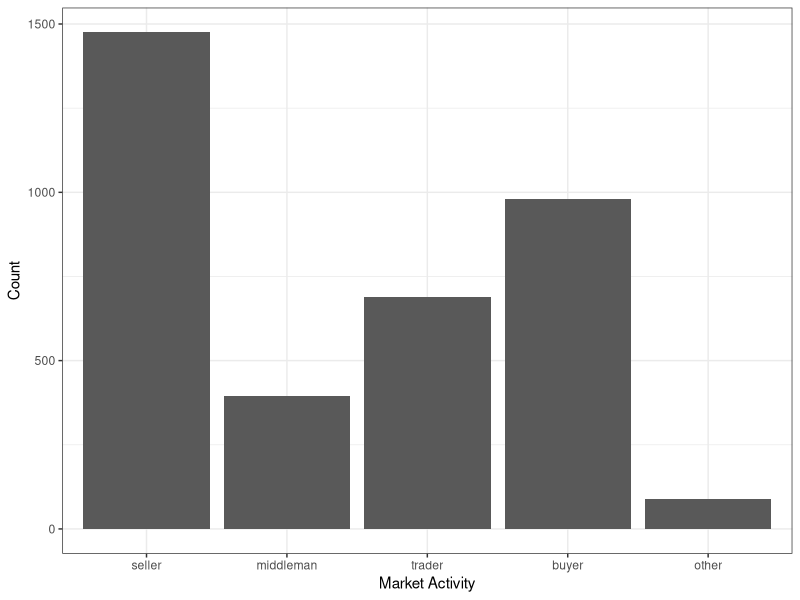
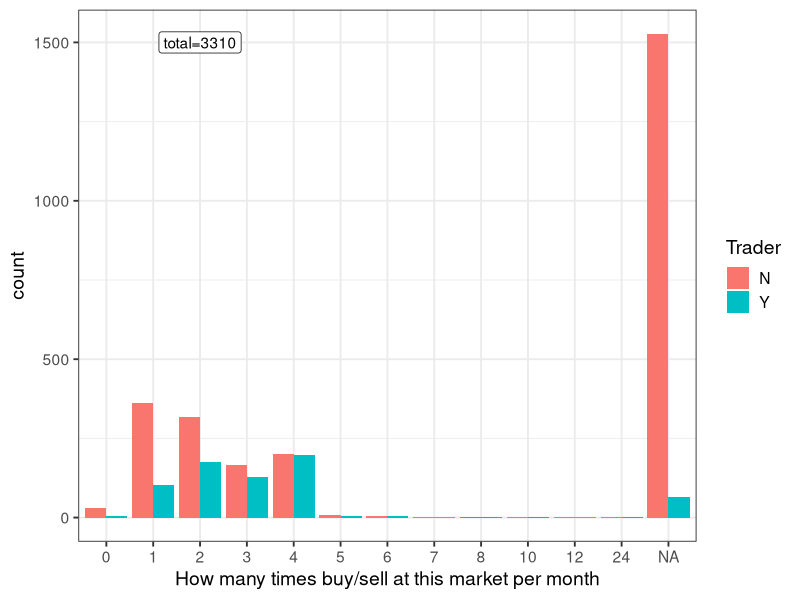
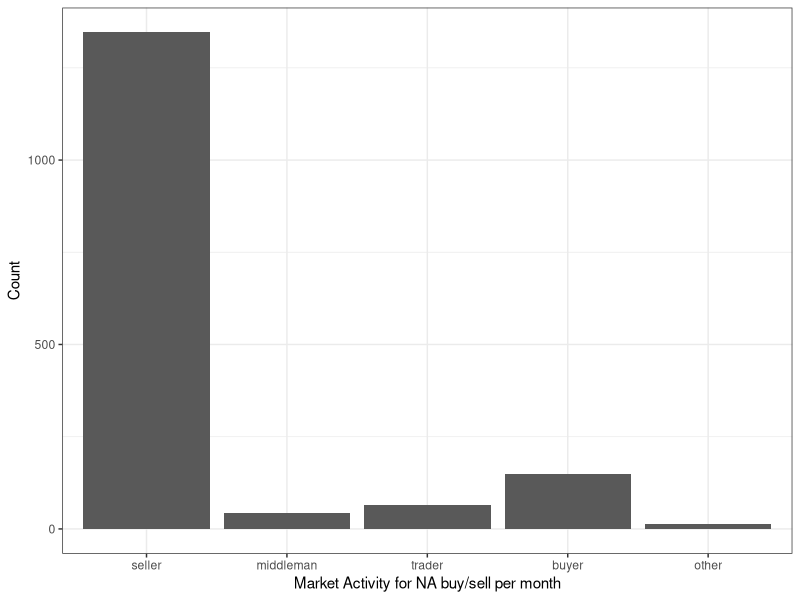
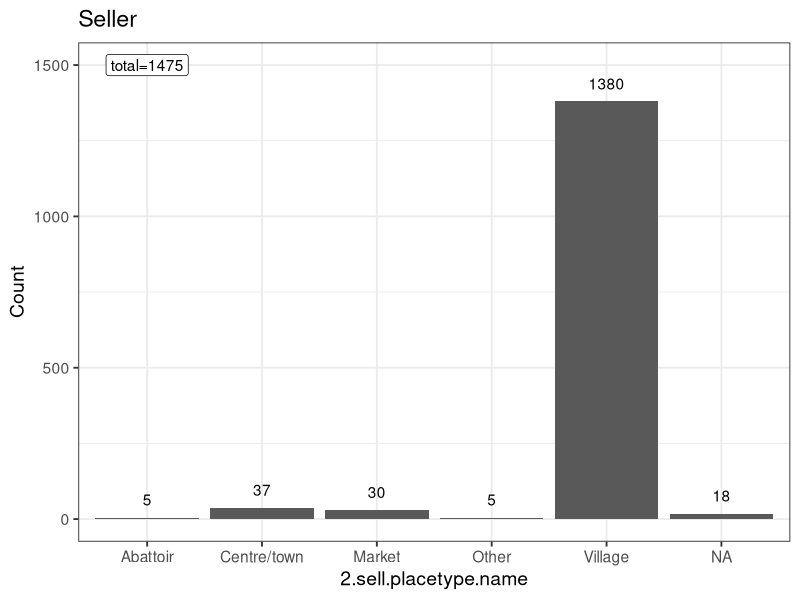
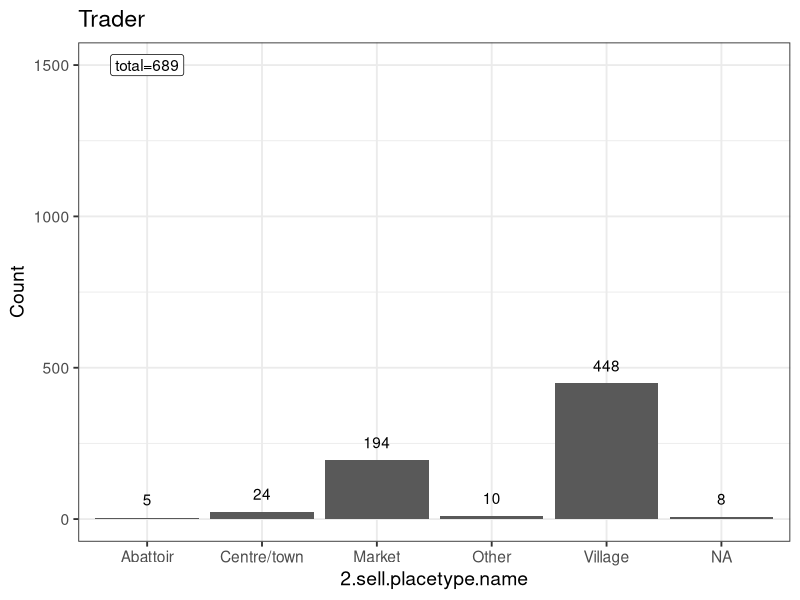
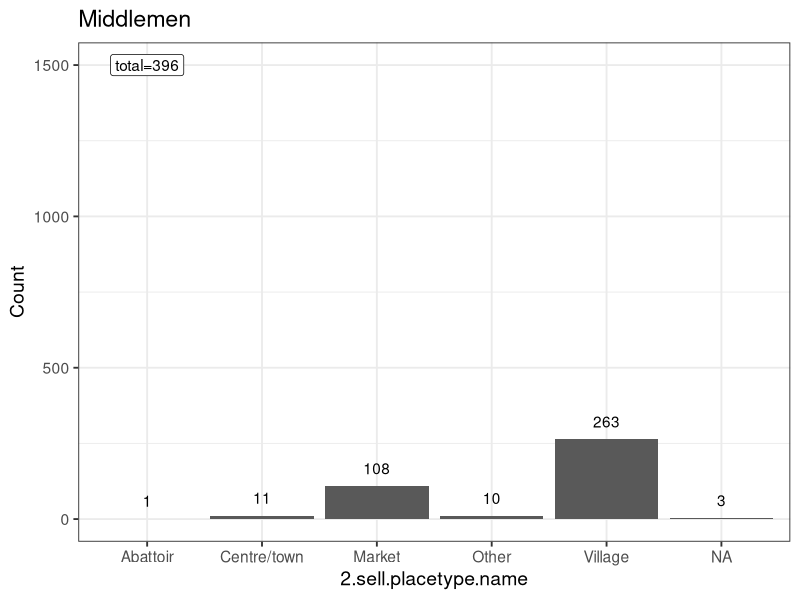
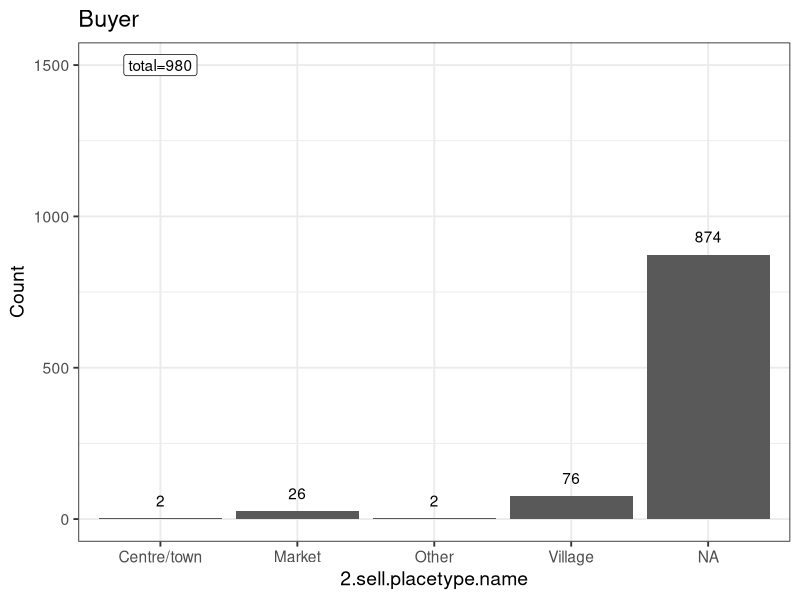
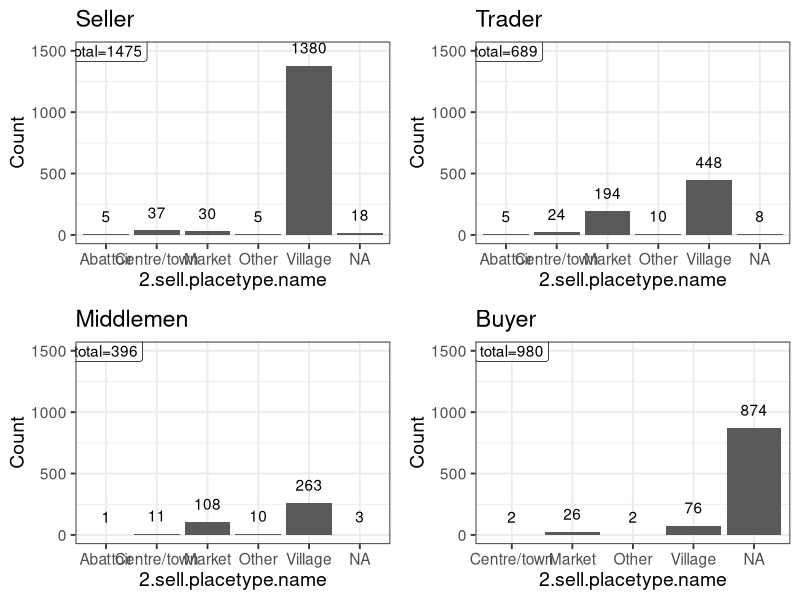

R code for these plots, in order:
## ---- chunk 1
knitr::opts_chunk$set(echo = TRUE)
## ---- chunk 2
library(readr)
library(tidyverse)
library(here)
library(knitr)
library(ggpubr)
## ---- chunk 3


# load tanzania data for market c general info and activities surveys
mrktc_mrktactivities <- read_csv(here("tanzania_data/mrktc_mrktactivities_tanzania.csv")) # load tanzania market activities df
mrktc_lkpmrkt_actvty <- read_csv(here("ecopprmarketscsvs/mrktc_lkpmrkt_actvty.csv")) # load lookup for activities
sell_placetype_lkp <- read_csv(here("ecopprmarketscsvs/mrktc_lkpsell_placetype.csv")) # load lookup for sell.placetype
placetype_lkp <- read_csv(here("ecopprmarketscsvs/mrktc_lkpplacetype.csv")) # load lookup for sell.placetype
  


## ---- chunk 4

colnames(mrktc_mrktactivities)

mrktactivities_clean <- mrktc_mrktactivities %>%
  select(
    "fid.see.mrktc.generalinfo.",
    "unique.row.id.see.mrktc.generalinfo.",
    "unique.row.id",
    "1.activities.at.market" = "1.what.are.the.activities.that.you.are.doing.in.this.market.today.",
    "1.specify.activities.at.market"="if.other.specify.5",
    "2.sell.placetype.code"= "type.of.place.see.mrktc.lkpsell.placetype.",
    "2.specify.sell.placetype"="if.other.specify",
    "2.sell.place.name" = "name.of.place.8",
    "2.sell.place.ward" = "ward.9",
    "2.sell.place.district" = "district.10",
    # "3.sell.reason"="3.what.is.your.main.reason.for.selling.these.sheep.and.or.goats.",
    # "3.specify.sell.reason"="if.other.specify.12",
    "4.sell.transport"="4.how.were.sheep.goats.transported.to.the.market.see.mrktc.lkpsell.trans.",
    "4.specify.sell.transport" = "if.other.specify.14",
    # "5.sell.other.species."="5.do.you.also.sell.other.animal.species.apart.from.sheep.and.goats.",
    # "5.sell.species.most"="if.yes.out.of.all.the.species.that.you.sell.which.species.do.you.sell.the.most.",
    # "5.specify.sell.species.most"="if.other.specify.17",
    "6.buy.transport" = "will.you.transport.the.sheep.goats.you.are.buying.today.",
    "6.buy.placetype.code"="type.of.place.see.mrktc.lkpplacetype.",
    "6.specify.buy.placetype"="if.other.specify.20",
    "6.buy.place.name" ="name.of.place.21",
    "6.buy.place.ward"="ward.22",
    "6.buy.place.district"="district.23",
    # "7.buy.reason"="7.what.is.your.main.reason.for.buying.these.small.ruminants.",
    # "7.specify.buy.reason" = "if.other.specify.25",
    "8.buy.transport.type"="8.how.will.you.transport.these.small.ruminants.that.you.are.buying.see.mrktc.lkpsell.trans.",
    "8.specify.buy.transport.type"="if.other.specify.27",
    # "9.buy.criteria"="9.what.criteria.do.you.use.to.decide.which.small.ruminants.to.buy.",
    # "9.specify.buy.criteria"="if.other.specify.29",
    # "10.buy.species.most"="10.what.other.species.of.animals.do.you.buy.apart.from.sheep.and.goats.",
    # "10.specify.buy.species.most"="if.other.specify.31",
    # "11.buy.if.prices.increase" = "11.if.the.prices.of.sheep.and.goats.increase.for.some.reason.e.g.a.shortage.of.animals.due.to.disease.will.you.still.buy.them.",
    # "11.alternative.buy.species" = "if.no.which.other.species.will.you.consider.instead.",
    # "11.specify.alternative.buy.species"="if.other.specify.34",
    # "if.yes.how.much.of.an.increase.in.the.current.price.of.sheep.and.goat.unit.price.of.live.animal.will.cause.you.to.change.your.purchasing.behaviour.to.another.animal.species",
    "12.buy.sell.per.month" = "12.how.many.times.in.a.month.do.you.buy.or.sell.sheep.and.or.goats.in.this.market.",
    "unique.row.identifier.uuid."    
  )
## ---- chunk 5
colnames(mrktactivities_clean)

total_obs <- nrow(mrktactivities_clean)

## ---- chunk 6

# what activities take place at market?
mrktactivities_clean %>% distinct(`1.activities.at.market`) %>% pull()
multiple.activities <- mrktactivities_clean %>% distinct(`1.activities.at.market`) %>% filter(!`1.activities.at.market` %in% c("1","2","3","4","-66")) %>% pull() %>% sort()


activities.recode <- strsplit(multiple.activities, " ") %>%
  lapply(.,sort) %>%
  sapply(., function(x)
    paste(x, collapse = '.')
)

activities_recode <- data.frame(multiple.activities, activities.recode)

# recode activities so that multiple activities are coded as e.g. 1.2, -66.2.4 etc
mrktactivities_clean <- mrktactivities_clean %>% 
  left_join(activities_recode %>% 
              rename(`1.activities.at.market` = multiple.activities,
                     `1.activities.recode` = activities.recode)) %>%
  mutate(`1.activities.recode` = ifelse(is.na(`1.activities.recode`), `1.activities.at.market`,`1.activities.recode`)) # %>%
  # select(`1.activities.at.market`, `1.activities.recode`)

mrktactivities_clean %>% distinct(`1.activities.recode`) %>% pull()

mrktactivities_clean <- mrktactivities_clean %>% 
  mutate("seller" = ifelse(grepl("1", `1.activities.recode`), 1, 0),
         "middleman" = ifelse(grepl("2", `1.activities.recode`), 1, 0),
         "trader" = ifelse(grepl("3", `1.activities.recode`), 1, 0),
         "buyer" = ifelse(grepl("4", `1.activities.recode`), 1, 0),
         "other" = ifelse(grepl("-66", `1.activities.recode`), 1, 0)
         )
## ---- chunk 7


activities_df <- mrktactivities_clean %>% 
  select(`fid.see.mrktc.generalinfo.`,seller,middleman,trader,buyer,other) %>%
  gather(., "activity", "count", -`fid.see.mrktc.generalinfo.`)

activities_count <- activities_df %>%
  mutate(activity = ordered(activity, levels = c("seller", "middleman","trader","buyer","other"))) %>%
  group_by(activity) %>%
  summarise(tot = sum(count))

ggplot(activities_count, aes(x=activity, y = tot))+
  geom_col()+
  labs(x = "Market Activity", 
       y = "Count")+
  theme_bw()

## ---- chunk 8

# Numbers buying and selling per month

# How many times in a month do you buy/sell small ruminants in this market?
buysell_mnth <-  mrktactivities_clean %>%
  group_by(trader, `12.buy.sell.per.month`) %>%
  count() %>%
  mutate(prop = n/3310) %>% 
  filter(!`12.buy.sell.per.month` %in% c(5000,10000,20000,230000))

ggplot(buysell_mnth, aes(x=factor(`12.buy.sell.per.month`), y=n, group = trader, fill = as.factor(trader)))+
  geom_col(aes(fill = as.factor(trader)), position = "dodge")+
  labs(x="How many times buy/sell at this market per month",
       y="count",
       fill = "Trader")+
  scale_fill_discrete(labels = c("N","Y"))+
  annotate("label", x = 3, y = 1500, label = paste0("total=",total_obs))+
  theme_bw(base_size = 14) # +
  # theme(axis.text.x = element_text(angle = -20, hjust = 0, vjust = 1))

#### NEED TO ADD REGIONAL ANALYSIS HERE ####

## ---- chunk 9

# of the NAs what activities were they doing?

buysell_NA <- mrktactivities_clean %>% 
  filter(is.na(`12.buy.sell.per.month`)) %>% 
  select(`fid.see.mrktc.generalinfo.`,seller,middleman,trader,buyer,other) %>%
  gather(., "activity", "count", -`fid.see.mrktc.generalinfo.`)

buysell_NA_actvty <- buysell_NA %>%
  mutate(activity = ordered(activity, levels = c("seller", "middleman","trader","buyer","other"))) %>%
  group_by(activity) %>%
  summarise(tot = sum(count))

ggplot(buysell_NA_actvty, aes(x=activity, y = tot))+
  geom_col()+
  labs(x = "Market Activity for NA buy/sell per month", 
       y = "Count")+
  theme_bw()
## ---- chunk 10
## SELLING ##

# select only selling variables from mrktactivities dataframe

selling <- mrktactivities_clean %>%
  filter(seller=="1") %>%
  select(`fid.see.mrktc.generalinfo.`,
         `unique.row.id.see.mrktc.generalinfo.`,
         `unique.row.id`,
         `2.sell.placetype.code`,
         `2.specify.sell.placetype`,
         `2.sell.place.name`,
         `2.sell.place.ward`,
         `2.sell.place.district`,
         `4.sell.transport`,
         `4.specify.sell.transport`)

# join sell.placetype.lookup for placetype variable
selling <- selling %>% 
  left_join(sell_placetype_lkp %>% select("Code","2.sell.placetype.name" = "Description"),
             by = c("2.sell.placetype.code" = "Code"))%>% 
  mutate(`2.sell.placetype.name` = ifelse(`2.sell.placetype.name`=="Other (give details)", "Other", `2.sell.placetype.name`))

sellers <- ggplot(selling, aes(`2.sell.placetype.name`))+
  geom_bar()+
  geom_text(stat='count', aes(label=..count..), vjust=-1)+
  annotate("label", x = 1, y = 1500, label = paste0("total=",nrow(selling)))+
  labs(title = "Seller",y="Count")+
  theme_bw(base_size=14)

sellers


### 
trading <- mrktactivities_clean %>%
  filter(trader=="1") %>%
  select(`fid.see.mrktc.generalinfo.`,
         `unique.row.id.see.mrktc.generalinfo.`,
         `unique.row.id`,
         `2.sell.placetype.code`,
         `2.specify.sell.placetype`,
         `2.sell.place.name`,
         `2.sell.place.ward`,
         `2.sell.place.district`,
         `4.sell.transport`,
         `4.specify.sell.transport`)

# join sell.placetype.lookup for placetype variable
trading <- trading %>% 
  left_join(sell_placetype_lkp %>% select("Code","2.sell.placetype.name" = "Description"),
             by = c("2.sell.placetype.code" = "Code"))%>% 
  mutate(`2.sell.placetype.name` = ifelse(`2.sell.placetype.name`=="Other (give details)", "Other", `2.sell.placetype.name`))

traders <- ggplot(trading, aes(`2.sell.placetype.name`))+
  geom_bar()+
  geom_text(stat='count', aes(label=..count..), vjust=-1)+
  annotate("label", x = 1, y = 1500, label = paste0("total=",nrow(trading)))+
  labs(title = "Trader",y="Count")+
  theme_bw(base_size=14)

traders

###

middle <- mrktactivities_clean %>%
  filter(middleman =="1") %>%
  select(`fid.see.mrktc.generalinfo.`,
         `unique.row.id.see.mrktc.generalinfo.`,
         `unique.row.id`,
         `2.sell.placetype.code`,
         `2.specify.sell.placetype`,
         `2.sell.place.name`,
         `2.sell.place.ward`,
         `2.sell.place.district`,
         `4.sell.transport`,
         `4.specify.sell.transport`)

# join sell.placetype.lookup for placetype variable
middle <- middle %>% 
  left_join(sell_placetype_lkp %>% select("Code","2.sell.placetype.name" = "Description"),
             by = c("2.sell.placetype.code" = "Code"))%>% 
  mutate(`2.sell.placetype.name` = ifelse(`2.sell.placetype.name`=="Other (give details)", "Other", `2.sell.placetype.name`))

middlers <- ggplot(middle, aes(`2.sell.placetype.name`))+
  geom_bar()+
  geom_text(stat='count', aes(label=..count..), vjust=-1)+
  annotate("label", x = 1, y = 1500, label = paste0("total=",nrow(middle)))+
  labs(title = "Middlemen",y="Count")+
  theme_bw(base_size=14)

middlers

### 
buyer <- mrktactivities_clean %>%
  filter(buyer =="1") %>%
  select(`fid.see.mrktc.generalinfo.`,
         `unique.row.id.see.mrktc.generalinfo.`,
         `unique.row.id`,
         `2.sell.placetype.code`,
         `2.specify.sell.placetype`,
         `2.sell.place.name`,
         `2.sell.place.ward`,
         `2.sell.place.district`,
         `4.sell.transport`,
         `4.specify.sell.transport`)

# join sell.placetype.lookup for placetype variable
buyer <- buyer %>% 
  left_join(sell_placetype_lkp %>% select("Code","2.sell.placetype.name" = "Description"),
             by = c("2.sell.placetype.code" = "Code")) %>% 
  mutate(`2.sell.placetype.name` = ifelse(`2.sell.placetype.name`=="Other (give details)", "Other", `2.sell.placetype.name`))

buyers <- ggplot(buyer, aes(`2.sell.placetype.name`))+
  geom_bar()+
  geom_text(stat='count', aes(label=..count..), vjust=-1)+
  annotate("label", x = 1, y = 1500, label = paste0("total=",nrow(buyer)))+
  labs(title = "Buyer",y="Count")+
  theme_bw(base_size=14)

buyers

ggarrange(sellers, traders, middlers, buyers, ncol = 2, nrow = 2)
## ---- chunk 11
# SELLING: "OTHER" PLACETYPE >>> 
# selling %>% distinct(`2.specify.sell.placetype`) %>% kable()

other_placetype_recode <- selling %>% 
  select(`2.specify.sell.placetype`) %>%
  mutate("2.specify.sell.placetype.english" = 
           recode(`2.specify.sell.placetype`, 
                  # `Amekuja kununua` = "buyer",
                  # `Anakuja kununua` = "buyer",
                  `Ananunua mifugo kwa wafugaji njiani kabla ya kuwaleta mnadani` = "He buys livestock from breeders on the way before bringing them to the market",
                  # `Hajaleta mbuzi wa kuuza Ila amekuja kununua mbuzi.` = "He has not brought goats to sell, but he has come to buy goats.",
                  # `Hapa mnadani` = "Here in the market", 
                  # `Hapahapa mnadani` = "There is no market", 
                  # `Kwa watu binafsi` = "For individuals",
                  # `Kwasasa nimekuja kununua` = "buyer",
                  # `Mimi ni mfanyabiashara nakuja tu kununua na kusafirisha` = "I am a businessman, I just come to buy and deliver",
                  # `Mnadani Gongoni` = "In the market",
                  `Mtaa wa pambazuko ulioko Ifakara mjini`="Pambazuko Street in Ifakara City",
                  # `Nauza mbuzi wa hapahapa`="I'm selling a local goat",
                  # `Nawakuta mnadani`="I find them in the market",
                  # `Nawatoa m8nada tofauti tofauti` = "different auctions?", 
                  # `Ndio nimekuja kununua na kuuza` = "Yes I have come to buy and sell", 
                  # `Nimekuja kunuju hapa` = "I came here to visit you", 
                  # `Nimekuja kununua nakupeleka kwa walanguzi au wauza supu` = "I have come to buy and I am taking you to traffickers or soup sellers", 
                  # `Nimewanunua hapa mnadani` = "bought at market", 
                  # `Nimewanunua hapahapa mnadani` = "bought at market", 
                  #`Yeye ni Mswagaji` = "he is a vegetarian"
                  `Njiani ( kijiji cha mziha wakati anaelekea mnada wa mziha)` = "Mziha village on the way to Mziha market", 
                  `Pikipiki` = "Motorcycle" 
                  )
         ) %>% 
           distinct(`2.specify.sell.placetype`,`2.specify.sell.placetype.english`)

kable(other_placetype_recode)

# selling %>% group_by(`2.sell.place.name`) %>% count() %>% View()
# 
# selling %>% group_by(`2.sell.place.ward`) %>% count() %>% View()
# 
# selling %>% group_by(`2.sell.place.district`) %>% count() %>% View()

## ---- chunk 12
## BUYING ##

# select only buying variables from mrktactivities dataframe

buying <- mrktactivities_clean %>%
  filter(buyer=="1") %>%
  select(`fid.see.mrktc.generalinfo.`,
         `unique.row.id.see.mrktc.generalinfo.`,
         `unique.row.id`,
         `6.buy.transport`,
         `6.buy.placetype.code`,
         `6.specify.buy.placetype`,
         `6.buy.place.name`,
         `6.buy.place.ward`,
         `6.buy.place.district`,
         `8.buy.transport.type`,
         `8.specify.buy.transport.type`,
         )


# join buy.placetype.lookup for placetype variable
buying <- buying %>% 
  left_join(placetype_lkp %>% select("Code","6.buy.placetype.name" = "Description"),
             by = c("6.buy.placetype.code" = "Code"))

ggplot(buying, aes(`6.buy.placetype.name`))+
  geom_bar()+
  geom_text(stat='count', aes(label=..count..), vjust=-1)+
  annotate("label", x = 1, y = 1750, label = paste0("total=",total_obs))+
  labs(y="count")+
  theme_bw(base_size=14)
## ---- chunk 13
# BUYING: "OTHER" PLACETYPE >>> 
# buying %>% distinct(`6.specify.buy.placetype`) %>% kable()

buying_other_placetype_recode <- buying %>% 
  select(`6.specify.buy.placetype`) %>%
  mutate("6.specify.buy.placetype.english" = 
           recode(`6.specify.buy.placetype`, 
                  `Nanunua kwaajili ya kuchinja hapa mnadani` = "I buy it for slaughtering here at the market",
                  `Machinjioni` = "Slaughterhouse",
                  `Nyumbani na minadani` = "At home and auctions",
                  `Vijiwe vya kuchinjia` = "Slaughter stones",
                  `Kuchinja` = "Slaughter",
                  `Machinjioni kibaha` = "Slaughterhouse",
                  `Kondoo nitampeleka kijijini ila mbuzi nitauza mnada hapa` = "I will take the sheep to the village, but I will sell the goat at auction here."
                  )
         ) %>% 
           distinct(`6.specify.buy.placetype`,`6.specify.buy.placetype.english`)

kable(buying_other_placetype_recode)

# 
# buying %>% group_by(`6.buy.place.name`) %>% count() %>% View()
# 
# buying %>% group_by(`6.buy.place.ward`) %>% count() %>% View()
# 
# buying %>% group_by(`6.buy.place.district`) %>% count() %>% View()


